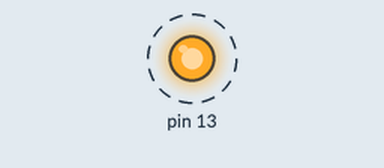
Bench run of a sketch on a simulated Arduino Uno, built with avr-gcc and run on an emulated ATmega328P. Parts: output pins drawn as LEDs (lit = HIGH). Dashed ring = blinking. No radio packets arrive unless stated; what the sketch prints to the serial monitor is not drawn.

Above: at 0.3 s.
Timing chart, 0 to 3.0 s (numbered marks = the images above):
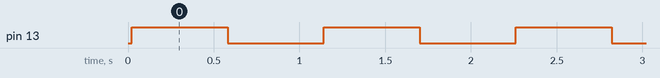

The sketch:

LoRaSender.ino
```cpp
#include <SPI.h>
#include <LoRa.h>

const int csPin = 7;
const int resetPin = 6;
const int irqPin = 2;
int state=0;
int counter = 0;
int SyncWord = 0x22;

void setup() {
  pinMode(13,OUTPUT);
  Serial.begin(9600);
  while (!Serial);

  Serial.println("LoRa Sender");
  LoRa.setPins(csPin, resetPin, irqPin);
  if (!LoRa.begin(433E6)) {
    Serial.println("Starting LoRa failed!");
    while (1);
  }

  LoRa.setTxPower(20);
  LoRa.setSpreadingFactor(12);
  LoRa.setSignalBandwidth(62.5E3);
  LoRa.setCodingRate4(8);
  LoRa.setSyncWord(SyncWord);

}

void loop() {
  Serial.print("Sending packet: ");
  Serial.println(counter);

  // send packet
  LoRa.beginPacket();
  //LoRa.print("hello ");
  LoRa.print(counter);
  state=!state;
  digitalWrite(13,state);
  LoRa.endPacket();

  counter++;

  delay(500);
}
```

Measured:
- by itself, pin 13: alternates HIGH for 0.56 s and LOW for 0.56 s
